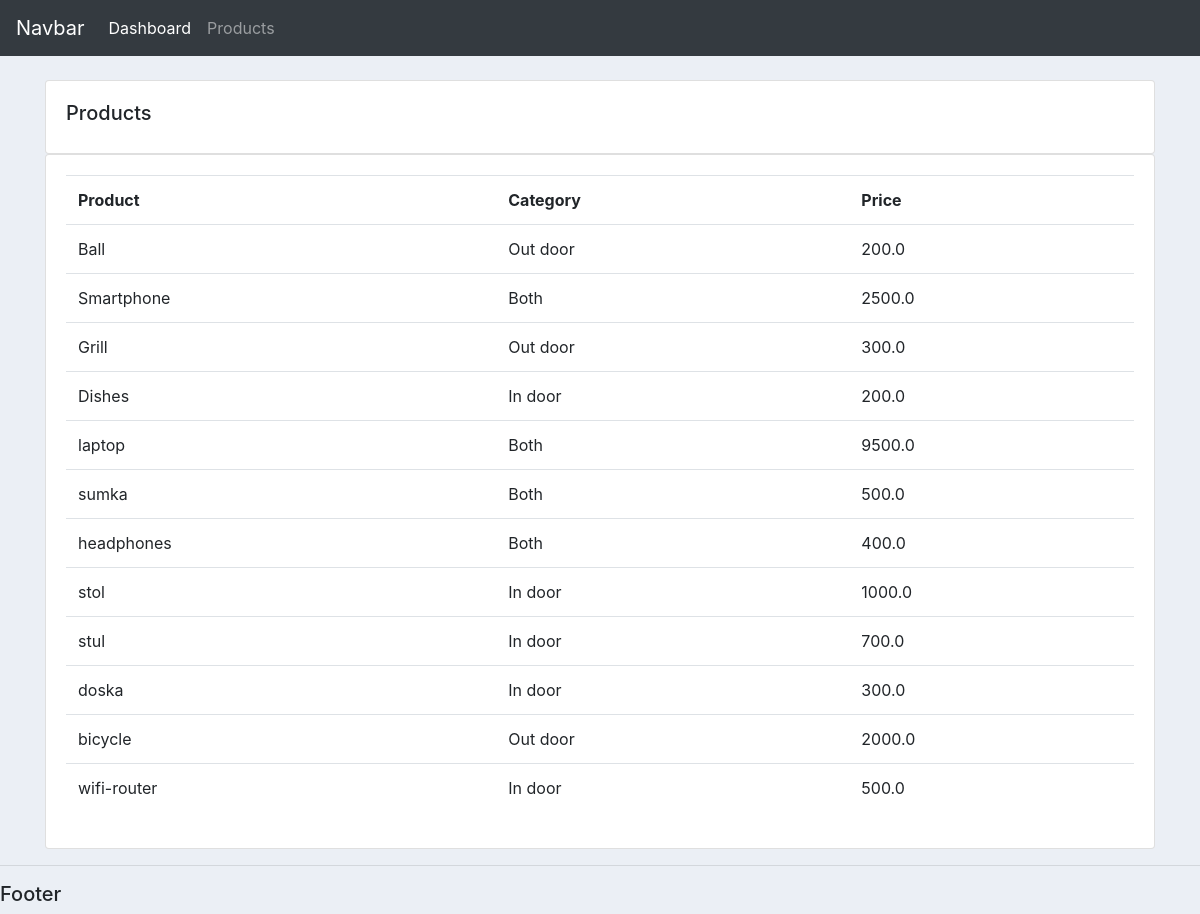
Screenshot of /products/ with the database file from the repository.
### accounts/models.py (models this page shows, shortened)
class Product(models.Model):
    CATEGORY = (
        ('In door', 'In door'),
        ('Out door', 'Out door'),
        ('Both', 'Both')
    )
    name = models.CharField(max_length=200, null=True)
    price = models.FloatField(null=True)
    category = models.CharField(max_length=200, null=True, choices=CATEGORY)
    description = models.CharField(max_length=200, null=True)
    date_created = models.DateTimeField(auto_now_add=True, null=True)
    tags = models.ManyToManyField(Tag)

### accounts/views.py (the view)
# urls.py: path('products/',products, name='products'),
def products(request):
    products = Product.objects.all()
    return render(request, 'accounts/products.html', {'products': products})

### accounts/templates/accounts/products.html
{% extends 'accounts/base.html' %}
{% block content %}
    <br>
        <div class="row">
            <div class="col-md">
                <div class="card card-body">
                    <h5>Products</h5>
                </div>
                <div class="card card-body">
                    <table class="table">
                        <tr>
                            <th>Product</th>
                            <th>Category</th>
                            <th>Price</th>
                        </tr>
                        {% for product in products %}
                            <tr>
                                <td>{{ product.name }}</td>
                                <td>{{ product.category }}</td>
                                <td>{{ product.price }}</td>
                            </tr>
                        {% endfor %}
                    </table>
                </div>
            </div>
        </div>
{% endblock %}

### static/css/main.css (style rules this page uses)
body { background-color: #ebeff5; }

### rows the page displays
Product: name "Ball", category "Out door", price "200.0"
Product: name "Smartphone", category "Both", price "2500.0"
Product: name "Grill", category "Out door", price "300.0"
Product: name "Dishes", category "In door", price "200.0"
Product: name "laptop", category "Both", price "9500.0"
Product: name "sumka", category "Both", price "500.0"
Product: name "headphones", category "Both", price "400.0"
Product: name "stol", category "In door", price "1000.0"
Product: name "stul", category "In door", price "700.0"
Product: name "doska", category "In door", price "300.0"
Product: name "bicycle", category "Out door", price "2000.0"
Product: name "wifi-router", category "In door", price "500.0"
